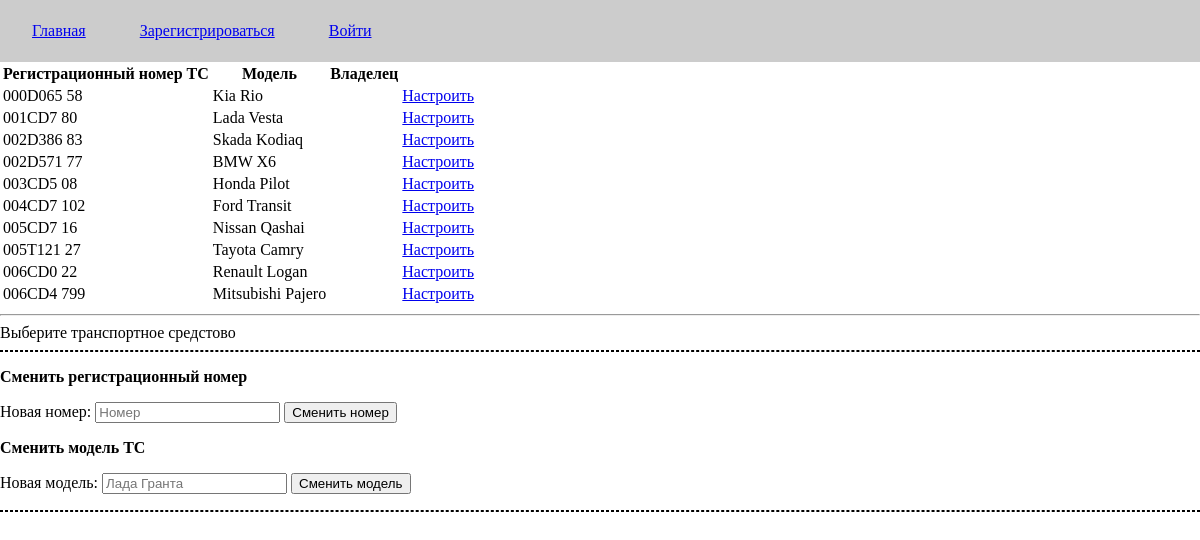
/settings/car_setting.php, run on the app's committed database.
### tables this page shows
CREATE TABLE IF NOT EXISTS Cars (
	regPlate varchar(11) PRIMARY KEY,
	model text NOT NULL
);

### src/models/car_model.php (the view, shortened to what this page needs)
<?php
	class Car {
		function output($flag) {
			global $mysqli;
			switch ($flag) {
				case 'a':
					$db_strings = $mysqli->query("SELECT * FROM Cars");
					$rows = $db_strings->fetch_all(MYSQLI_ASSOC);
					echo '<table>';
					echo '<tr><th>Регистрационный номер ТС</th><th>Модель</th><th>Владелец</th></tr>';
					foreach ($rows as $row) {
						echo "<tr>";
						echo "<td>".$row["regPlate"]."</td>";
						echo "<td>".$row["model"]."</td>";
						echo "<td><a href=''>".$row["ownerId"]."</a></td>";
						echo "<td><a href='/settings/car_setting.php?regPlate=".$row['regPlate']."&model=".$row['model']."&ownerId=".$row['ownerId']."'>Настроить</a></td>";
						echo "</tr>";
					}
					echo "</table>";
					break;
				case 'o':
					if (isset($_GET["regPlate"])) {
						$this->setReg($_GET["regPlate"]);
						$this->setModel($_GET["model"]);
						$this->setOwner($_GET["ownerId"]);
						echo '<table>';
						echo '<tr><th>Регистрационный номер ТС</th><th>Модель</th><th>Владелец</th></tr>';
						echo "<td>".$this->reg."</td>";
						echo "<td>".$this->model."</td>";
						echo "<td>".$this->owner."</td>";
						echo "</table>";
					} else echo 'Выберите транспортное средстово';
					break;
			}
		}
	}

### src/styles/main.css (style rules this page uses)
body, html { width: 100%; height: 100%; padding: 0; margin: 0; }

### data on the page
cars: regPlate "000D065 58", model "Kia Rio"
cars: regPlate "001CD7 80", model "Lada Vesta"
cars: regPlate "002D386 83", model "Skada Kodiaq"
cars: regPlate "002D571 77", model "BMW X6"
cars: regPlate "003CD5 08", model "Honda Pilot"
cars: regPlate "004CD7 102", model "Ford Transit"
cars: regPlate "005CD7 16", model "Nissan Qashai"
cars: regPlate "005T121 27", model "Tayota Camry"
cars: regPlate "006CD0 22", model "Renault Logan"
cars: regPlate "006CD4 799", model "Mitsubishi Pajero"
